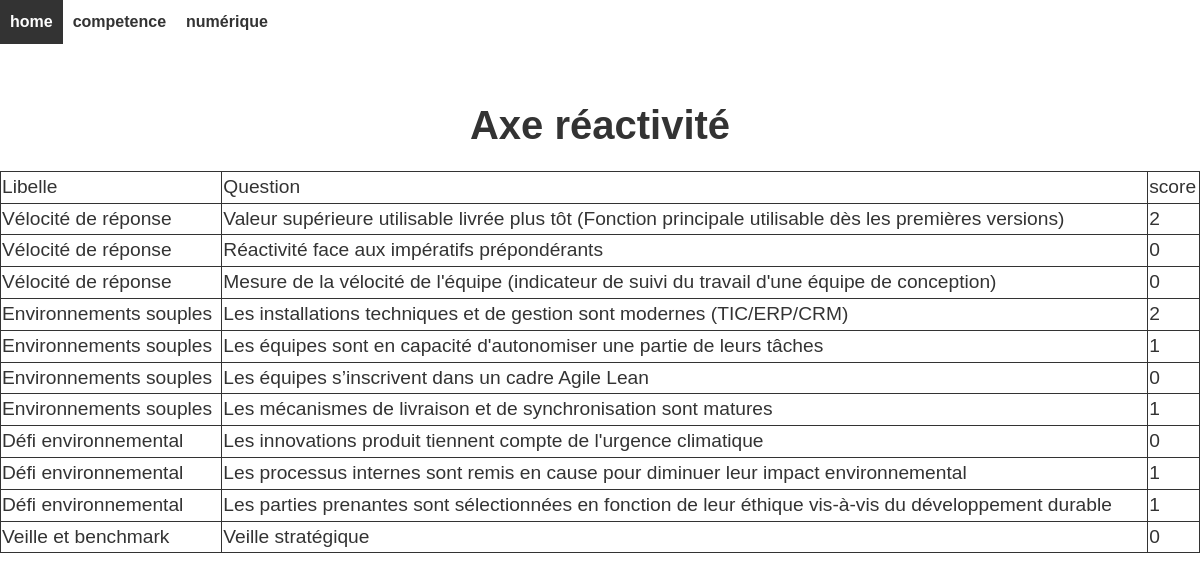
Page /pages/réactivité.php?id=1 on the committed database.
### tables this page shows
CREATE TABLE `reactivite` (
  `id` int(11) NOT NULL,
  `identreprise` int(11) DEFAULT NULL,
  `idquestionnement` int(11) DEFAULT NULL,
  `score` int(11) DEFAULT NULL,
  `iditem` int(11) NOT NULL
);

CREATE TABLE `reactivite_item` (
  `id` int(8) NOT NULL,
  `libelle` text NOT NULL,
  `progresser` text NOT NULL
);

CREATE TABLE `questionnement_reactivite` (
  `id` int(8) NOT NULL,
  `id_item` int(11) NOT NULL,
  `question` text NOT NULL
);

### pages/réactivité.php (the view, shortened to what this page needs)
<?php require "header.php";
  $id = isset($_GET['id']) ? intval($_GET['id']) : 0;
?>
<!DOCTYPE html>
<html>
  <head>
    <link href="../style/style.css" rel="stylesheet">
  </head>
  <body>
  <nav>
    <?php
      echo '<td><a href="/Semaine-transverse-groupe-11/pages/home.php?id=' . $id . '">home</a></td>';
      echo '<td><a href="/Semaine-transverse-groupe-11/pages/competence.php?id=' . $id . '">competence</a></td>';
      echo '<td><a href="/Semaine-transverse-groupe-11/pages/numérique.php?id=' . $id . '">numérique</a></td>';
    ?>
  </nav>
    <br>
    <h1>Axe réactivité</h1>
  </body>
</html>
<?php require "header.php";
$sql = "SELECT score,libelle,question FROM reactivite
inner join reactivite_item on reactivite.iditem = reactivite_item.id
INNER JOIN questionnement_reactivite on reactivite.id = questionnement_reactivite.id
INNER JOIN entreprise on reactivite.identreprise = entreprise.id
    WHERE entreprise.id = $id";
$result = $conn->query($sql);
if ($result->num_rows > 0) {
    echo "<table>";
    ?>
    <tr><td>Libelle</td><td>Question</td><td>score</td></tr>
    <?php
    while($row = $result->fetch_assoc()) {
        echo "<tr><td>".$row["libelle"]."</td><td>".$row["question"]."</td><td>".$row["score"]."</td></tr>";
    }
    echo "</table>";
} else {
    echo "0 résultats";
}
?>

### style/style.css (style rules this page uses)
table, td { border: 1px solid #333; background-color: white; }
h1 { font-size: 2.5rem; font-weight: bold; margin-bottom: 1rem; text-align: center; }
table { border-collapse: collapse; width: 100%; }
tr { border-bottom: 1px solid #ccc; }
body { font-family: Arial, sans-serif; font-size: 16px; line-height: 1.5; color: #333; background-color: #fff; margin: 0; padding: 0; }
nav a { display: inline-block; padding: 10px; text-decoration: none; color: #333; font-weight: bold; }

### rows in the picture
reactivite: reactivite_item.libelle "Vélocité de réponse", questionnement_reactivite.question "Valeur supérieure utilisable livrée plus tôt (Fonction principale utilisable dès les premières versions)", score "2"
reactivite: reactivite_item.libelle "Vélocité de réponse", questionnement_reactivite.question "Réactivité face aux impératifs prépondérants", score "0"
reactivite: reactivite_item.libelle "Vélocité de réponse", questionnement_reactivite.question "Mesure de la vélocité de l'équipe (indicateur de suivi du travail d'une équipe de conception)", score "0"
reactivite: reactivite_item.libelle "Environnements souples", questionnement_reactivite.question "Les installations techniques et de gestion sont modernes (TIC/ERP/CRM)", score "2"
reactivite: reactivite_item.libelle "Environnements souples", questionnement_reactivite.question "Les équipes sont en capacité d'autonomiser une partie de leurs tâches", score "1"
reactivite: reactivite_item.libelle "Environnements souples", questionnement_reactivite.question "Les équipes s’inscrivent dans un cadre Agile Lean", score "0"
reactivite: reactivite_item.libelle "Environnements souples", questionnement_reactivite.question "Les mécanismes de livraison et de synchronisation sont matures", score "1"
reactivite: reactivite_item.libelle "Défi environnemental", questionnement_reactivite.question "Les innovations produit tiennent compte de l'urgence climatique", score "0"
reactivite: reactivite_item.libelle "Défi environnemental", questionnement_reactivite.question "Les processus internes sont remis en cause pour diminuer leur impact environnemental", score "1"
reactivite: reactivite_item.libelle "Défi environnemental", questionnement_reactivite.question "Les parties prenantes sont sélectionnées en fonction de leur éthique vis-à-vis du développement durable", score "1"
reactivite: reactivite_item.libelle "Veille et benchmark", questionnement_reactivite.question "Veille stratégique", score "0"
